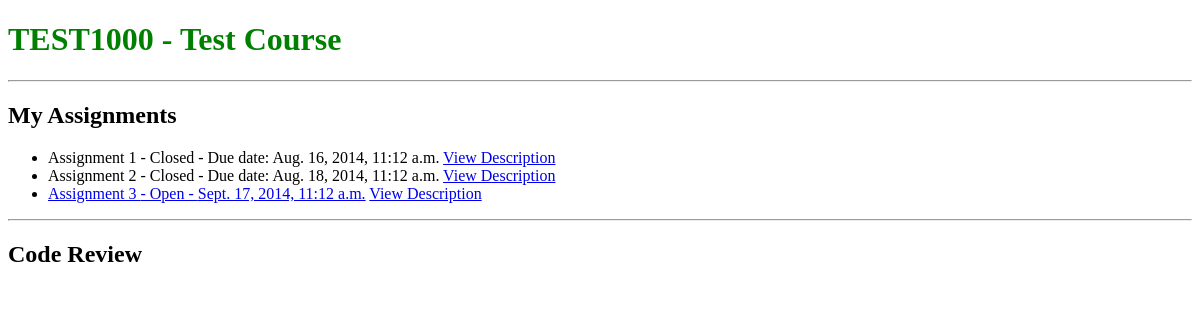
/, run on an earlier commit of the app's database.
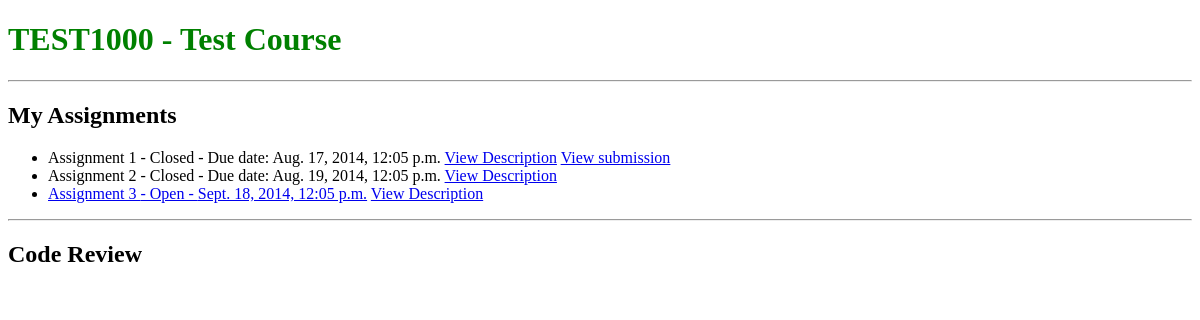
And on a later commit of the database.
### review/models.py (models this page shows)
class Assignment(models.Model):
	assignment_id = models.CharField(max_length=140) #Unique ID for assignment
	name = models.CharField(max_length=140)
	create_date = models.DateTimeField()
	modified_date = models.DateTimeField()
	open_date = models.DateTimeField()
	due_date = models.DateTimeField()
	description = models.TextField()
	allow_multiple_uploads = models.BooleanField()
	allow_help_centre = models.BooleanField()
	number_of_peer_reviews = models.IntegerField()
	review_open_date = models.DateTimeField()
	review_due_date = models.DateTimeField()
	weighting = models.IntegerField()
	has_tests = models.BooleanField()
	test_required = models.BooleanField()
	def __unicode__(self):
		return str(self.name)
	def due_date_passed(self):
		return self.due_date < timezone.now()
	def get_submission(self, user):
		submissions = Submission.objects.filter(user=user, assignment=self, has_been_submitted=True).order_by('-upload_date')
		if len(submissions) > 0:
			return submissions[0]
		return

### review/views.py (the view)
# urls.py: url(r'^$', views.index, name='index'),
def index(request):
	""" Displays the appropriate dashboard for the current user. """
	user = User.objects.get(username='user1')
	course = Course.objects.get(id=1)
	assignments = Assignment.objects.filter(open_date__lte=timezone.now()).order_by('due_date')
	submissions = {}
	for assignment in assignments:
		submission =  assignment.get_submission(user)
		if submission:
			submissions[assignment.id] = submission
	assigned_reviews = AssignedReview.objects.filter(assigned_user=user)
	context = {
		"title": course,
		"course": course,
		"user": user,
		"assignments": assignments,
		"submissions": submissions,
		"assigned_reviews": assigned_reviews
	}
	return render(request, 'review/index.html', context)

### review/models.py (called while the page is built)
	def __unicode__(self):
		return self.course_code + " - " + self.course_name

	def __unicode__(self):
		return str(self.id)

### review/templatetags/template_tags.py (called while the page is built)
@register.filter(name='get_item')
def get_item(dictionary, key):
	return dictionary.get(key)

### review/templates/review/index.html (shortened to what this page needs)
{% extends "review/base.html" %}
{% load template_tags %}
{% block content %}
	<h1>{{ course }}</h1>
	<hr/>
	<h2>My Assignments</h2>
	<ul>
		{% for assignment in assignments %}
		  <li>
		  	{% if assignment.due_date_passed == True %}
		  		{{ assignment }} - Closed - Due date: {{ assignment.due_date }}
		  	{% else %}
		  		<a href="{% url 'assignment' assignment.id %}">{{ assignment }} - Open - {{ assignment.due_date }}</a>
		  	{% endif %}
		  	<a href="{% url 'assignment_description' assignment.id %}"> View Description</a>
		  	{% if assignment.id in submissions.keys %}
		  		<a href="{% url 'submission' submissions|get_item:assignment.id  %}">View submission</a>
		  	{% endif %}
		  </li>
		{% endfor %}
	</ul>
	<hr/>
	<h2>Code Review</h2>
{% endblock %}

What changed in the data, as far as the page shows it:
changed Assignment "Assignment 1": due_date "Aug. 16, 2014, 11:12 a.m." → "Aug. 17, 2014, 12:05 p.m."; now shows "View submission"
changed Assignment "Assignment 2": due_date "Aug. 18, 2014, 11:12 a.m." → "Aug. 19, 2014, 12:05 p.m."
changed Assignment "Assignment 3": due_date "Sept. 17, 2014, 11:12 a.m." → "Sept. 18, 2014, 12:05 p.m."
